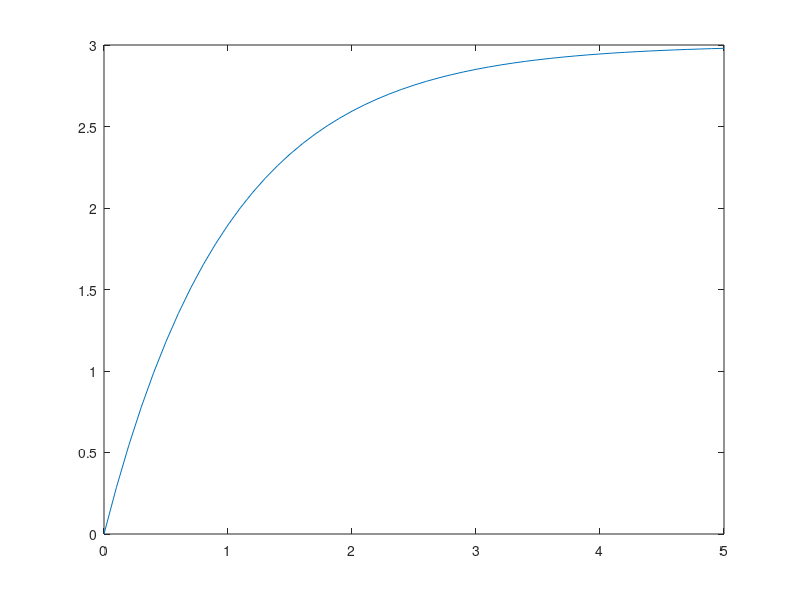
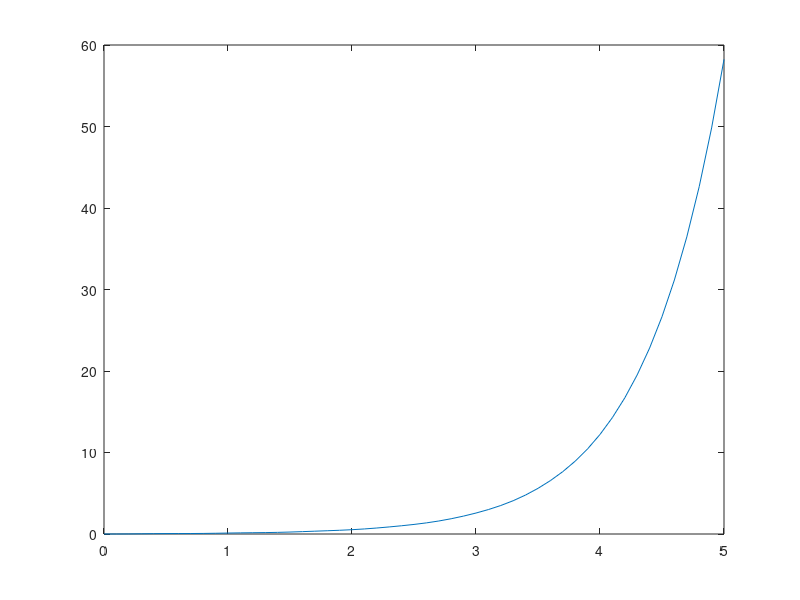

Write MATLAB code to recreate these figures, in order. (Note: this script raises an error after producing the figures.)
%{
Systemy Cyber-Fizyczne - Laboratorium 4 i 5
Analiza modeli fizycznych w kontekście własności w przestrzeni fazowej
Przestrzeń fazowa a właściwości obiektów - wybrane modele obiektów
%}

close all; clc; clear;

% Zadanie #1
zad1.dot_x = @(t, x) 3 * exp(-t);
zad1.t = 0:0.1:5;
zad1.x_0 = 0;
[zad1.t, zad1.x] = ode45(zad1.dot_x, zad1.t, zad1.x_0);

figure
plot(zad1.t, zad1.x);

% Zadanie #2
zad2.dot_x = @(t, x) [x(2); -x(2) + 4*x(1) + sin(10*t)];
zad2.t = 0:0.1:5;
zad2.x_0 = [0; 0];
[zad2.t, zad2.x] = ode45(zad2.dot_x, zad2.t, zad2.x_0);

figure
plot(zad2.t, zad2.x(:,1));

% Zadanie #3
function zad3_phase_portrait(A, T, quiver_range_x1, quiver_range_x2, traj_range_x1, traj_range_x2)
    arguments
        A               (2,2) {mustBeNumeric}
        T               (1,1) {mustBeNumeric, mustBePositive}
        quiver_range_x1 (1,:) {mustBeNumeric}
        quiver_range_x2 (1,:) {mustBeNumeric}                  = quiver_range_x1
        traj_range_x1   (1,:) {mustBeNumeric}                  = quiver_range_x1
        traj_range_x2   (1,:) {mustBeNumeric}                  = quiver_range_x2
    end
    dot_x = @(t, x) A * x;
    t = 0:0.01:T;

    [tmp1, tmp2] = meshgrid(quiver_range_x1, quiver_range_x2);
    x_0 = [tmp1(:), tmp2(:)];
    dot_x_0 = (dot_x(t,x_0'))';

    figure
    quiver(x_0(:,1), x_0(:,2), dot_x_0(:,1), dot_x_0(:,2))
    hold on

    [tmp1, tmp2] = meshgrid(traj_range_x1, traj_range_x2);
    for traj_x_0 = [tmp1(:), tmp2(:)]'
        [~, traj] = ode45(dot_x, t, traj_x_0);
        plot(traj(:,1), traj(:,2));
    end

    xlim([min(x_0(:,1)) max(x_0(:,1))]);
    ylim([min(x_0(:,2)) max(x_0(:,2))]);
    xlabel('x_1'); ylabel('x_2');
    title(sprintf(['A=', mat2str(A)]));
    grid on;
end

function zad3_analysis(A)
    arguments
        A (2,2) {mustBeNumeric}
    end
    tau = trace(A);
    delta = det(A);
    discriminant = tau^2 - 4*delta;

    fprintf("A=%s\n", mat2str(A))
    fprintf("trace(A)=%.2f\n", tau)
    fprintf("det(A)=%.2f\n", delta)

    % Klasyfikacja wg Strogatza (Rozdział 5.2)    
    if delta < 0
        type = 'Siodło';
        stability = 'Niestabilny';
        
    elseif delta > 0
        if discriminant > 0
            type = 'Węzeł';

        elseif discriminant < 0
            type = 'Ognisko';

        else % discriminant == 0
            if isdiag(A) && A(1,1) == A(2,2)
                type = 'Gwiazda';
            else
                type = 'Węzeł zdegenerowany';
            end
        end

        if tau > 0
            stability = 'Niestabilny';

        elseif tau < 0
            stability = 'Stabilny (asymptotycznie)';

        else
            type = 'Centrum';
            stability = 'Stabilny (w sensie Lapunova)';
        end

    else % delta == 0
        if A == 0
            type = 'Płaszczyzna punktów równowagi';

        else
            type = 'Linia punktów równowagi';
        end

        stability = 'Niestabilny lub stabilny (w sensie Lapunova)';
    end

    fprintf('Typ punktu równowagi: %s\n', type)
    fprintf('Stabilność: %s\n\n', stability)
end

%a)
A = [-1 4;
     -2 5];
fprintf("a)\n")
zad3_analysis(A)
zad3_phase_portrait(A, 1, -2.8:0.4:2.8)

%b)
A = [-3  0;
      0 -2];
fprintf("b)\n")
zad3_analysis(A)
zad3_phase_portrait(A, 2, -8:2:8)

%c)
A = [4  0;
     2 -1];
fprintf("c)\n")
zad3_analysis(A)
zad3_phase_portrait(A, 1, -2.8:0.4:2.8)

%d)
A = [2   -3;
     1/3  4];
fprintf("d)\n")
zad3_analysis(A)
zad3_phase_portrait(A, 1, -2.8:0.4:2.8)

%e)
A = [-7  1;
     -4 -3];
fprintf("e)\n")
zad3_analysis(A)
zad3_phase_portrait(A, 2, -8:2:8)

%f)
A = [-2  3;
     -3 -2];
fprintf("f)\n")
zad3_analysis(A)
zad3_phase_portrait(A, 2, -8:2:8)

%g)
A = [ 2  3;
     -3  2];
fprintf("g)\n")
zad3_analysis(A)
zad3_phase_portrait(A, 1, -2.8:0.4:2.8)

%h)
A = [ 0  1;
     -5  0];
fprintf("h)\n")
zad3_analysis(A)
zad3_phase_portrait(A, 2, -8:2:8)
